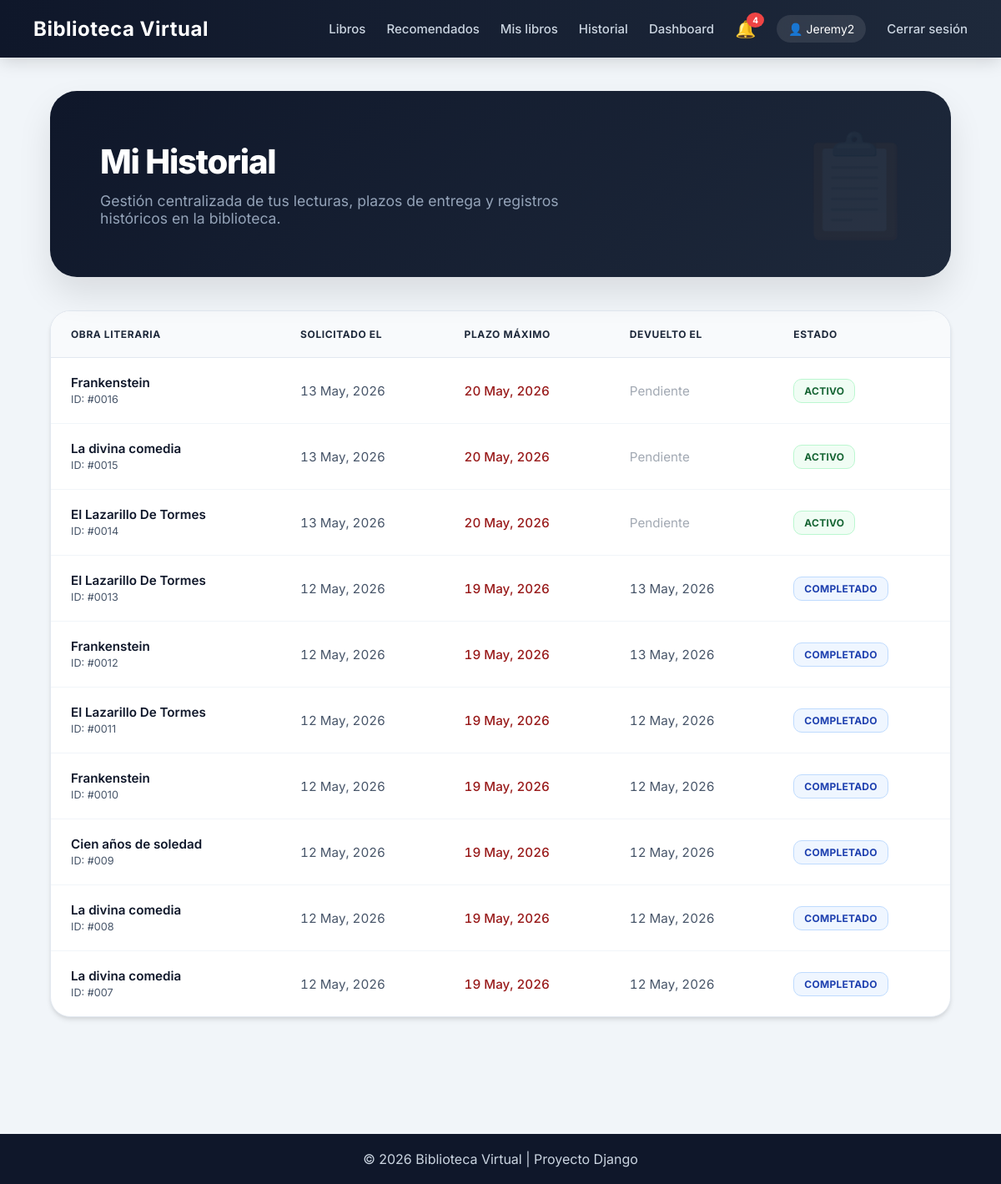
Page /historial/ (signed in) on the committed database.
### libros/models.py (models this page shows, shortened)
class Prestamo(models.Model):
    usuario = models.ForeignKey(
        User,
        on_delete=models.CASCADE
    )
    libro = models.ForeignKey(
        Libro,
        on_delete=models.CASCADE
    )
    fecha_solicitud = models.DateTimeField(
        auto_now_add=True
    )
    fecha_limite = models.DateTimeField(
        default=fecha_limite_default
    )
    fecha_devolucion = models.DateTimeField(
        null=True,
        blank=True
    )
    activo = models.BooleanField(
        default=True
    )

class Libro(models.Model):
    titulo = models.CharField(
        max_length=100
    )
    autor = models.CharField(
        max_length=100
    )
    categoria = models.CharField(
        max_length=50
    )
    disponible = models.BooleanField(
        default=True
    )
    imagen = models.URLField(
        blank=True
    )

### libros/views.py (the view)
@login_required
def historial(request):
    prestamos = Prestamo.objects.filter(
        usuario=request.user
    ).order_by('-fecha_solicitud')
    return render(request, 'historial.html', {
        'prestamos': prestamos,
        'notificaciones': obtener_notificaciones(request.user)
    })

### libros/templates/historial.html (shortened to what this page needs)
{% extends 'base.html' %}
{% block content %}
<div class="history-container">
    <header class="history-hero">
        <h1>Mi Historial</h1>
        <p>Gestión centralizada de tus lecturas, plazos de entrega y registros históricos en la biblioteca.</p>
    </header>
    <div class="table-wrapper">
        <table>
            <thead>
                <tr>
                    <th>Obra Literaria</th>
                    <th>Solicitado el</th>
                    <th>Plazo Máximo</th>
                    <th>Devuelto el</th>
                    <th>Estado</th>
                </tr>
            </thead>
            <tbody>
                {% for p in prestamos %}
                <tr>
                    <td>
                        <span class="book-title">{{ p.libro.titulo }}</span>
                        <small style="color: var(--slate-400)">ID: #00{{ p.id }}</small>
                    </td>
                    <td class="date-cell">{{ p.fecha_solicitud|date:"d M, Y" }}</td>
                    <td class="date-cell" style="color: #991b1b; font-weight: 500;">
                        {{ p.fecha_limite|date:"d M, Y" }}
                    </td>
                    <td class="date-cell">
                        {% if p.fecha_devolucion %}
                            {{ p.fecha_devolucion|date:"d M, Y" }}
                        {% else %}
                            <span style="color: var(--slate-400); opacity: 0.5;">Pendiente</span>
                        {% endif %}
                    </td>
                    <td>
                        {% if p.activo %}
                            <span class="status-pill pill-active">Activo</span>
                        {% else %}
                            <span class="status-pill pill-returned">Completado</span>
                        {% endif %}
                    </td>
                </tr>
                {% endfor %}
            </tbody>
        </table>
    </div>
</div>
{% endblock %}

### libros/templates/base.html (shortened to what this page needs)
{% load static %}
<!DOCTYPE html>
<html lang="es">
<head>
    <link rel="stylesheet" href="{% static 'css/style.css' %}">
</head>
<body>
<div class="navbar">
    <div class="logo">
         Biblioteca Virtual
    </div>
    <div class="menu">
        <a href="{% url 'inicio' %}">
            Libros
        </a>
        <a href="{% url 'recomendaciones' %}">
            Recomendados
        </a>
        {% if user.is_authenticated %}
            <a href="{% url 'mis_libros' %}">
                Mis libros
            </a>
            <a href="{% url 'historial' %}">
                 Historial
            </a>
            <a href="{% url 'dashboard' %}">
                Dashboard
            </a>
        {% endif %}
        {% if user.is_authenticated %}
        <div class="notif">
            🔔
            <span class="notif-count">
                {{ notificaciones|length }}
            </span>
        </div>
        {% endif %}
        {% if user.is_authenticated %}
            <div class="usuario">
                👤 {{ request.user.username }}
            </div>
            <a href="{% url 'logout' %}">
                Cerrar sesión
            </a>
        {% endif %}
    </div>
</div>
{% block content %}
{% endblock %}
<div class="footer">
    <p>
        © 2026 Biblioteca Virtual | Proyecto Django
    </p>
</div>
</body>
</html>

### libros/static/css/style.css (style rules this page uses)
* { margin:0; padding:0; box-sizing:border-box; }
body { font-family:'Inter',sans-serif; background:#f1f5f9; color:#1e293b; min-height:100vh; display:flex; flex-direction:column; }
.navbar { width:100%; background:linear-gradient( 90deg, #0f172a, #1e293b ); padding:18px 40px; display:flex; justify-content:space-between; align-items:center; box-shadow: 0 4px 20px rgba(0,0,0,0.15); position:sticky; top:0; z-index:1000; }
.logo { font-size:24px; font-weight:700; color:white; letter-spacing:0.5px; }
.menu { display:flex; align-items:center; gap:25px; }
.menu a { color:#cbd5e1; text-decoration:none; font-size:15px; font-weight:500; position:relative; transition:0.3s; }
.menu a::after { content:''; position:absolute; width:0%; height:2px; left:0; bottom:-6px; background:#3b82f6; transition:0.3s; }
.usuario { background:rgba(255,255,255,0.1); color:white; padding:8px 14px; border-radius:30px; font-size:14px; backdrop-filter:blur(10px); }
.notif { position:relative; cursor:pointer; color:white; font-size:20px; }
.notif-count { position:absolute; top:-8px; right:-10px; background:#ef4444; color:white; font-size:10px; font-weight:700; padding:3px 7px; border-radius:50%; }
.footer { width:100%; background:#0f172a; color:#cbd5e1; text-align:center; padding:20px; margin-top:40px; }

### libros/templates/historial.html (style rules this page uses)
:root { --slate-900: #0f172a; --slate-800: #1e293b; --slate-600: #475569; --slate-100: #f1f5f9; --blue-600: #2563eb; --green-500: #22c55e; --white: #ffffff; }
.history-container { width: 90%; max-width: 1400px; margin: 40px auto 100px; animation: fadeIn 0.6s ease-out; }
.history-hero { background: var(--slate-900); background: linear-gradient(135deg, var(--slate-900) 0%, #1e293b 100%); border-radius: 32px; padding: 60px; color: var(--white); margin-bottom: 40px; box-shadow: 0 20px 40px rgba(0,0,0,0.1); position: relative; overflow: hidden; }
.history-hero::after { content: "📋"; position: absolute; right: 40px; top: 50%; transform: translateY(-50%); font-size: 120px; opacity: 0.05; }
.history-hero h1 { font-size: 2.5rem; font-weight: 800; letter-spacing: -0.03em; margin-bottom: 12px; }
.history-hero p { color: #94a3b8; font-size: 1.1rem; max-width: 600px; }
.table-wrapper { background: var(--white); border-radius: 24px; overflow: hidden; box-shadow: 0 4px 6px -1px rgba(0, 0, 0, 0.1), 0 2px 4px -1px rgba(0, 0, 0, 0.06); border: 1px solid #e2e8f0; }
table { width: 100%; border-collapse: collapse; font-size: 0.95rem; }
thead { background: #f8fafc; border-bottom: 1px solid #e2e8f0; }
th { padding: 20px 24px; text-align: left; font-weight: 700; color: var(--slate-800); text-transform: uppercase; font-size: 0.75rem; letter-spacing: 0.05em; }
td { padding: 20px 24px; color: var(--slate-600); border-bottom: 1px solid #f1f5f9; transition: background 0.2s; }
tr:last-child td { border-bottom: none; }
.book-title { color: var(--slate-900); font-weight: 600; display: block; }
.date-cell { font-family: 'Inter', system-ui, sans-serif; font-variant-numeric: tabular-nums; }
.status-pill { display: inline-flex; align-items: center; padding: 6px 12px; border-radius: 10px; font-size: 0.75rem; font-weight: 700; text-transform: uppercase; letter-spacing: 0.02em; }
.pill-active { background: #f0fdf4; color: #166534; border: 1px solid #bbf7d0; }
.pill-returned { background: #eff6ff; color: #1e40af; border: 1px solid #bfdbfe; }

### rows in the picture
Prestamo: libro.titulo "Frankenstein", id "16", fecha_solicitud "13 May, 2026", fecha_limite "20 May, 2026", shows "Pendiente", activo "ACTIVO"
Prestamo: libro.titulo "La divina comedia", id "15", fecha_solicitud "13 May, 2026", fecha_limite "20 May, 2026", shows "Pendiente", activo "ACTIVO"
Prestamo: libro.titulo "El Lazarillo De Tormes", id "14", fecha_solicitud "13 May, 2026", fecha_limite "20 May, 2026", shows "Pendiente", activo "ACTIVO"
Prestamo: libro.titulo "El Lazarillo De Tormes", id "13", fecha_solicitud "12 May, 2026", fecha_limite "19 May, 2026", fecha_devolucion "13 May, 2026", activo "COMPLETADO"
Prestamo: libro.titulo "Frankenstein", id "12", fecha_solicitud "12 May, 2026", fecha_limite "19 May, 2026", fecha_devolucion "13 May, 2026", activo "COMPLETADO"
Prestamo: libro.titulo "El Lazarillo De Tormes", id "11", fecha_solicitud "12 May, 2026", fecha_limite "19 May, 2026", fecha_devolucion "12 May, 2026", activo "COMPLETADO"
Prestamo: libro.titulo "Frankenstein", id "10", fecha_solicitud "12 May, 2026", fecha_limite "19 May, 2026", fecha_devolucion "12 May, 2026", activo "COMPLETADO"
Prestamo: libro.titulo "Cien años de soledad", id "9", fecha_solicitud "12 May, 2026", fecha_limite "19 May, 2026", fecha_devolucion "12 May, 2026", activo "COMPLETADO"
Prestamo: libro.titulo "La divina comedia", id "8", fecha_solicitud "12 May, 2026", fecha_limite "19 May, 2026", fecha_devolucion "12 May, 2026", activo "COMPLETADO"
Prestamo: libro.titulo "La divina comedia", id "7", fecha_solicitud "12 May, 2026", fecha_limite "19 May, 2026", fecha_devolucion "12 May, 2026", activo "COMPLETADO"

### other values in the picture
{{ notificaciones|length }} "4"
{{ request.user.username }} "Jeremy2"
